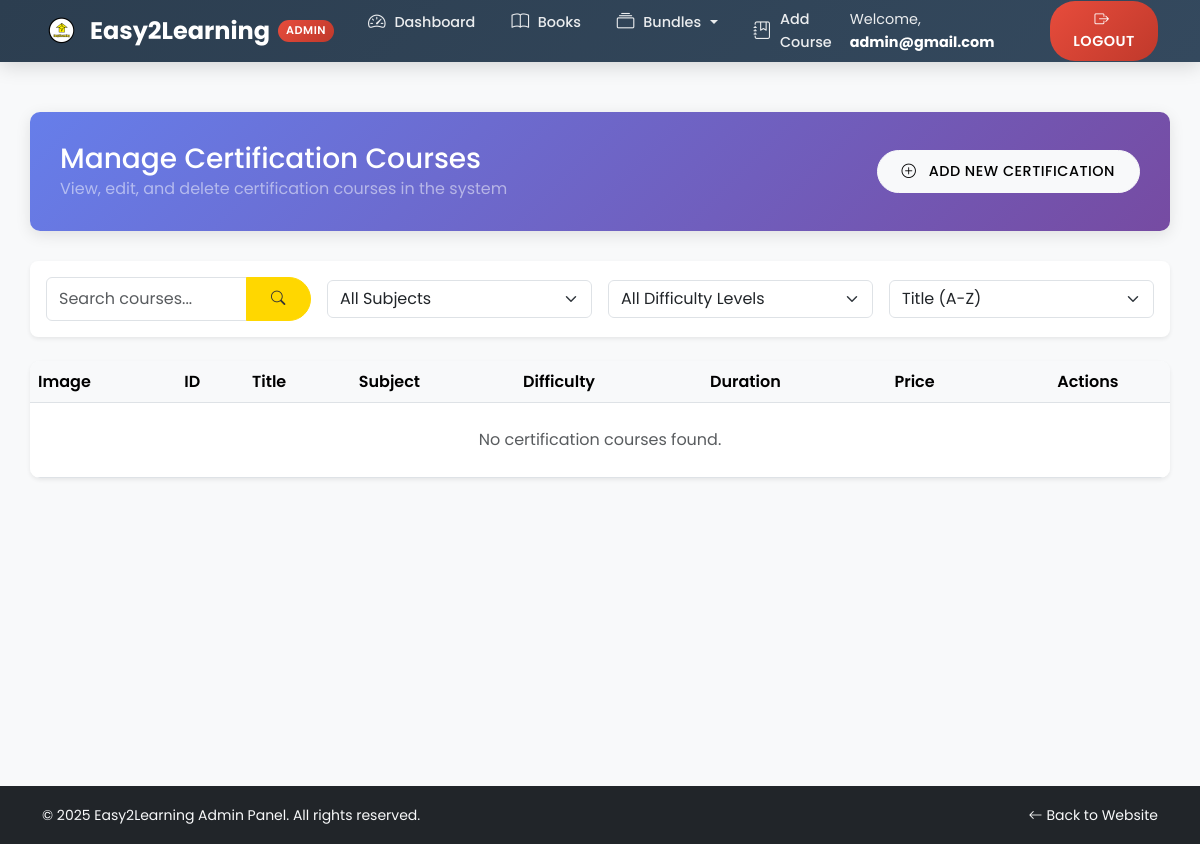
Before: /admin/manage-certifications (signed in) with the older database file.
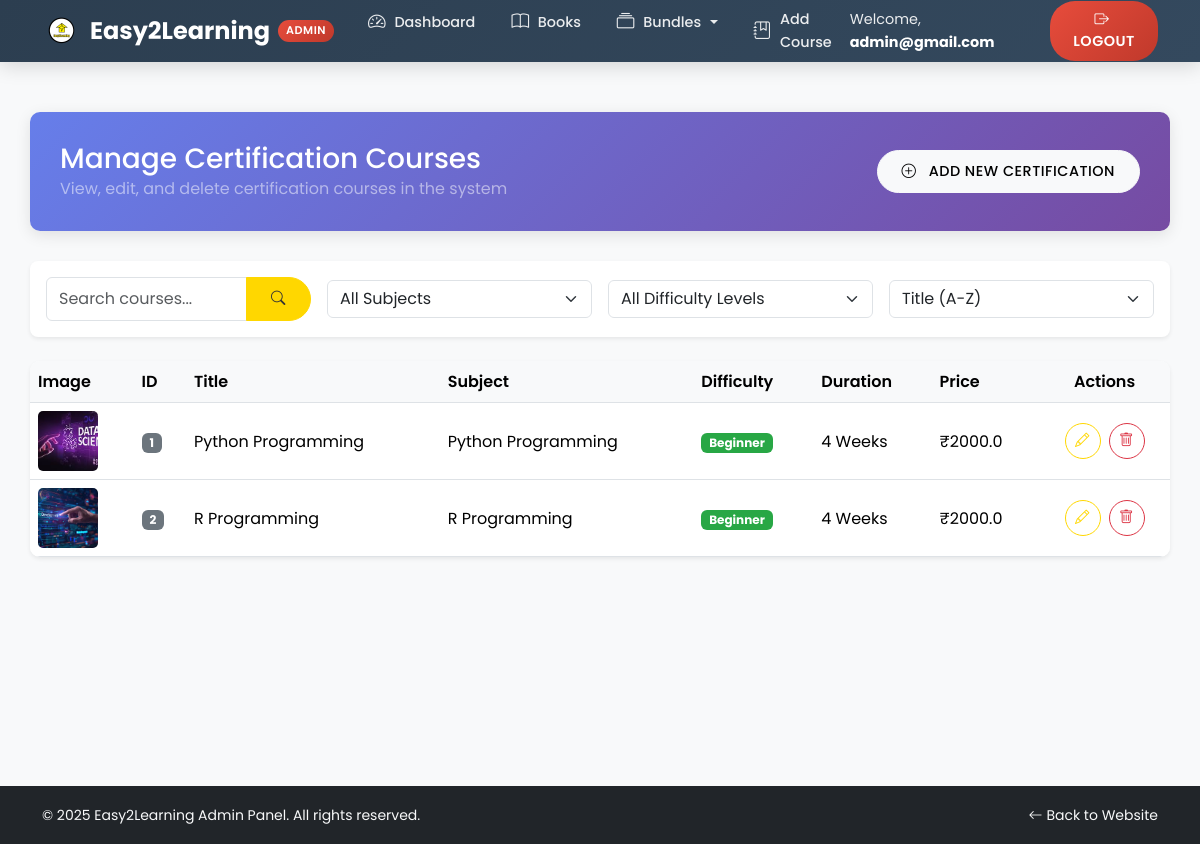
After: the same page with the newer database file.
### models.py (models this page shows)
class Course(db.Model):
    __tablename__ = 'courses'
    id = db.Column(db.Integer, primary_key=True)
    title = db.Column(db.String(100), nullable=False)
    description = db.Column(db.Text, nullable=True)
    is_popular = db.Column(db.Boolean, default=True)
    image = db.Column(db.String(255), nullable=True)  # Stores filename or file path
    price = db.Column(db.Float, nullable=False, default=0.0)
    is_certification = db.Column(db.Boolean, default=False)
    subject = db.Column(db.String(100), nullable=True)
    difficulty_level = db.Column(db.String(50), nullable=True)  # Beginner, Intermediate, Advanced
    duration = db.Column(db.String(50), nullable=True)  # e.g., "4 weeks", "2 months"
    teacher_id = db.Column(db.Integer, db.ForeignKey('teachers.id'), nullable=True)

### admin_routes.py (the view, shortened to what this page needs)
@admin_bp.route('/manage-certifications')
@admin_login_required
def manage_certifications():
    search = request.args.get('search', '')
    subject_filter = request.args.get('subject', '')
    difficulty_filter = request.args.get('difficulty', '')
    sort_by = request.args.get('sort', 'title_asc')
    query = Course.query.filter_by(is_certification=True)
    if subject_filter:
        query = query.filter(Course.subject == subject_filter)
    if difficulty_filter:
        query = query.filter(Course.difficulty_level == difficulty_filter)
    if sort_by == 'title_asc':
        query = query.order_by(Course.title.asc())
    elif sort_by == 'title_desc':
        query = query.order_by(Course.title.desc())
    elif sort_by == 'price_asc':
        query = query.order_by(Course.price.asc())
    elif sort_by == 'price_desc':
        query = query.order_by(Course.price.desc())
    certification_courses = query.all()
    subjects = db.session.query(Course.subject).filter(Course.is_certification == True, Course.subject != None).distinct().all()
    subjects = [subject[0] for subject in subjects if subject[0]]
    difficulty_levels = ['Beginner', 'Intermediate', 'Advanced']
    return render_template('admin/manage_certifications.html',
                           certification_courses=certification_courses,
                           subjects=subjects,
                           difficulty_levels=difficulty_levels)

### admin_routes.py (called while the page is built)
def admin_login_required(f):
    from functools import wraps
    @wraps(f)
    def decorated_function(*args, **kwargs):
        if 'admin_id' not in session:
            flash('Please log in as admin to access this page.', 'danger')
            return redirect(url_for('admin.login'))
        return f(*args, **kwargs)
    return decorated_function

### templates/admin/manage_certifications.html (shortened to what this page needs)
{% extends 'admin_base.html' %}
{% block content %}
<div class="container admin-dashboard">
  <div class="dashboard-header">
    <div class="row align-items-center">
      <div class="col">
        <h1 class="h3 mb-0">Manage Certification Courses</h1>
        <p class="mb-0 text-white-50">View, edit, and delete certification courses in the system</p>
      </div>
      <div class="col-auto">
        <a href="{{ url_for('admin.add_course') }}" class="btn btn-light">
          <i class="bi bi-plus-circle me-2"></i> Add New Certification
        </a>
      </div>
    </div>
  </div>
  <div class="card mb-4 shadow-sm">
    <div class="card-body">
      <form method="GET" action="{{ url_for('admin.manage_certifications') }}">
        <div class="row g-3 align-items-center">
          <div class="col-md-3">
            <div class="search-box">
              <div class="input-group">
                <input type="text" name="search" class="form-control" placeholder="Search courses..." value="{{ request.args.get('search', '') }}">
                <button class="btn btn-primary" type="submit">
                  <i class="bi bi-search"></i>
                </button>
              </div>
            </div>
          </div>
          <div class="col-md-3">
            <select name="subject" class="form-select">
              <option value="">All Subjects</option>
            </select>
          </div>
          <div class="col-md-3">
            <select name="difficulty" class="form-select">
              <option value="">All Difficulty Levels</option>
            </select>
          </div>
          <div class="col-md-3">
            <select name="sort" class="form-select">
              <option value="title_asc" {% if request.args.get('sort') == 'title_asc' %}selected{% endif %}>Title (A-Z)</option>
            </select>
          </div>
        </div>
      </form>
    </div>
  </div>
  <div class="card shadow-sm certification-table">
    <div class="card-body p-0">
      <div class="table-responsive">
        <table class="table table-hover mb-0 align-middle">
          <thead>
            <tr>
              <th>Image</th>
              <th>ID</th>
              <th>Title</th>
              <th>Subject</th>
              <th>Difficulty</th>
              <th>Duration</th>
              <th>Price</th>
              <th class="text-center">Actions</th>
            </tr>
          </thead>
          <tbody>
            {% if certification_courses %}
              {% for course in certification_courses %}
              <tr>
                <td>
                  <img src="{{ url_for('static', filename='uploads/courses/' + course.image) }}" alt="{{ course.title }}" class="course-image-thumbnail">
                </td>
                <td><span class="badge bg-secondary">{{ course.id }}</span></td>
                <td>{{ course.title }}</td>
                <td>{{ course.subject }}</td>
                <td>
                  {% if course.difficulty_level == 'Beginner' %}
                    <span class="badge badge-beginner">Beginner</span>
                  {% elif course.difficulty_level == 'Intermediate' %}
                    <span class="badge badge-intermediate">Intermediate</span>
                  {% elif course.difficulty_level == 'Advanced' %}
                    <span class="badge badge-advanced">Advanced</span>
                  {% endif %}
                </td>
                <td>{{ course.duration }}</td>
                <td>₹{{ course.price }}</td>
                <td class="text-center">
                  <div class="d-flex justify-content-center gap-2">
                    <a href="{{ url_for('admin.edit_certification', course_id=course.id) }}" class="btn btn-sm btn-outline-primary action-btn" title="Edit">
                      <i class="bi bi-pencil"></i>
                    </a>
                    <button type="button" class="btn btn-sm btn-outline-danger action-btn" data-bs-toggle="modal" data-bs-target="#deleteCourseModal{{ course.id }}" title="Delete">
                      <i class="bi bi-trash"></i>
                    </button>
                  </div>
                </td>
              </tr>
              {% endfor %}
            {% else %}
              <tr>
                <td colspan="8" class="text-center py-4">
                  <p class="text-muted mb-0">No certification courses found.</p>
                </td>
              </tr>
            {% endif %}
          </tbody>
        </table>
      </div>
    </div>
  </div>
</div>
{% endblock %}

### templates/admin_base.html (shortened to what this page needs)
<!DOCTYPE html>
<html lang="en">
<head>
  <link href="https://cdn.jsdelivr.net/npm/bootstrap@5.3.3/dist/css/bootstrap.min.css" rel="stylesheet">
  <link rel="stylesheet" href="https://cdn.jsdelivr.net/npm/bootstrap-icons@1.11.1/font/bootstrap-icons.css">
  <link href="/static/css/style.css" rel="stylesheet" />
</head>
<body class="d-flex flex-column min-vh-100">
  <nav class="navbar navbar-expand-lg admin-navbar sticky-top">
    <div class="container">
      <a class="navbar-brand d-flex align-items-center" href="{{ url_for('admin.dashboard') }}">
        <img src="/static/icons/logo.png" alt="Logo" width="40" height="40" class="me-2">
        <span class="brand-text2">Easy2Learning</span>
        <span class="admin-badge">Admin</span>
      </a>
      <div class="collapse navbar-collapse" id="adminNavbar">
        {% if session.get('admin_id') %}
        <ul class="navbar-nav me-auto">
          <li class="nav-item">
            <a class="nav-link" href="{{ url_for('admin.dashboard') }}">
              <i class="bi bi-speedometer2 me-1"></i>Dashboard
            </a>
          </li>
          <li class="nav-item">
            <a class="nav-link" href="{{ url_for('admin.manage_books') }}">
              <i class="bi bi-book me-1"></i>Books
            </a>
          </li>
          <li class="nav-item dropdown">
            <a class="nav-link dropdown-toggle" href="#" role="button" data-bs-toggle="dropdown">
              <i class="bi bi-collection me-1"></i>Bundles
            </a>
          </li>
          <li class="nav-item">
            <a class="nav-link" href="{{ url_for('admin.add_course') }}">
              <i class="bi bi-journal-bookmark me-1"></i>Add Course
            </a>
          </li>
        </ul>
        {% endif %}
        {% if session.get('admin_id') %}
        <div class="d-flex align-items-center">
          <span class="admin-welcome">
            Welcome, <strong>{{ session.get('admin_email', 'Admin') }}</strong>
          </span>
          <a href="{{ url_for('admin.admin_logout') }}" class="btn logout-btn">
            <i class="bi bi-box-arrow-right me-1"></i>Logout
          </a>
        </div>
        {% endif %}
      </div>
    </div>
  </nav>
  <main class="flex-grow-1 admin-content">
    {% block content %}{% endblock %}
  </main>
  <footer class="bg-dark text-light py-3 mt-auto">
    <div class="container">
      <div class="row align-items-center">
        <div class="col-md-6">
          <small>&copy; 2025 Easy2Learning Admin Panel. All rights reserved.</small>
        </div>
        <div class="col-md-6 text-md-end">
          <small>
            <a href="/" class="text-light text-decoration-none">
              <i class="bi bi-arrow-left me-1"></i>Back to Website
            </a>
          </small>
        </div>
      </div>
    </div>
  </footer>
</body>
</html>

### static/css/style.css (style rules this page uses)
:root { --primary: #FFD700; --primary-light: #e9e7dc; --primary-dark: #E6C200; --secondary:#333333 ; --secondary-light: #444444; --secondary-dark: #222222; --white: #FFFFFF; --light-gray: #F5F5F5; --medium-gray: #E0E0E0; --text-dark: #222222; --text-light: #666666; --transition: all 0.3s ease; --shadow-sm: 0 2px 4px rgba(0, 0, 0, 0.1); --shadow: 0 4px 6px rgba(0, 0, 0, 0.1); --shadow-lg: 0 10px 15px rgba(0, 0, 0, 0.1); --border-radius: 8px; }
body { font-family: 'Poppins', sans-serif; color: var(--text-dark); background-color: var(--light-gray); line-height: 1.6; overflow-x: hidden; }
.btn { border-radius: 30px; padding: 10px 24px; font-weight: 500; transition: var(--transition); text-transform: uppercase; letter-spacing: 0.5px; font-size: 0.9rem; }
.btn-primary { background-color: var(--primary); border-color: var(--primary); color: var(--secondary); }
.btn-outline-primary { border-color: var(--primary); color: var(--primary); }
.navbar { background: whitesmoke; box-shadow: var(--shadow); padding: 0; transition: var(--transition); }
.navbar-brand { font-weight: 700; }
.navbar-brand img { transition: var(--transition); }
.nav-link { color: var(--secondary); font-weight: 500; padding: 8px 16px; margin: 0 2px; border-radius: 20px; transition: var(--transition); }
.nav-link i { margin-right: 6px; }
.card { border: none; border-radius: var(--border-radius); overflow: hidden; transition: var(--transition); box-shadow: var(--shadow-sm); }
.navbar-brand { font-weight: 700; font-size: 1.5rem; color: white !important; transition: transform 0.3s ease; }
.navbar-nav .nav-link { color: #1c2328 !important; font-weight: 500; padding: 0.75rem 0.3rem !important; border-radius: 8px; transition: all 0.3s ease; margin: 0.1rem; display: flex; align-items: center; gap: 0.3rem; font-size: 0.9rem; flex-basis: content; }
.navbar-nav { flex-grow: 1; margin-left: 0 !important; }
.navbar-nav .nav-link i { font-size: 1.1rem; }

### templates/admin/manage_certifications.html (style rules this page uses)
.admin-dashboard { padding: 30px 0; }
.dashboard-header { background: linear-gradient(135deg, #667eea, #764ba2); color: white; padding: 30px; border-radius: 10px; margin-bottom: 30px; box-shadow: 0 4px 15px rgba(0,0,0,0.1); }
.certification-table { background-color: white; border-radius: 10px; box-shadow: 0 4px 15px rgba(0,0,0,0.05); overflow: hidden; }
.certification-table th { background-color: #f8f9fa; font-weight: 600; }
.action-btn { width: 36px; height: 36px; padding: 0; display: inline-flex; align-items: center; justify-content: center; border-radius: 50%; transition: all 0.2s; }
.course-image-thumbnail { width: 60px; height: 60px; object-fit: cover; border-radius: 5px; }
.search-box { max-width: 300px; }
.badge-beginner { background-color: #28a745; color: white; }

### templates/admin_base.html (style rules this page uses)
.admin-navbar { background: linear-gradient(135deg, #2c3e50 0%, #34495e 100%) !important; box-shadow: 0 4px 20px rgba(0,0,0,0.15); }
.admin-navbar .navbar-brand { color: #fff !important; font-weight: 700; }
.admin-navbar .brand-text2 { color: #fff !important; }
.admin-navbar .nav-link { color: rgba(255,255,255,0.9) !important; font-weight: 500; transition: all 0.3s ease; border-radius: 6px; margin: 0 2px; padding: 8px 16px !important; }
.admin-badge { background: linear-gradient(135deg, #e74c3c, #c0392b); color: white; font-size: 0.7rem; padding: 2px 8px; border-radius: 12px; margin-left: 8px; font-weight: 600; text-transform: uppercase; letter-spacing: 0.5px; }
.logout-btn { background: linear-gradient(135deg, #e74c3c, #c0392b) !important; border: none !important; color: white !important; font-weight: 600; border-radius: 25px !important; padding: 8px 20px !important; transition: all 0.3s ease; }
.admin-welcome { color: rgba(255,255,255,0.9); font-size: 0.9rem; margin-right: 15px; }
.admin-welcome strong { color: #fff; }
.admin-content { background: #f8f9fa; min-height: calc(100vh - 76px); padding-top: 20px; }

Changed rows visible on the page:
now on this page (row edited): Course: image (picture), id "1", title "Python Programming", subject "Python Programming", difficulty_level "Beginner", duration "4 Weeks", price "2000.0"
now on this page (row edited): Course: image (picture), id "2", title "R Programming", subject "R Programming", difficulty_level "Beginner", duration "4 Weeks", price "2000.0"
Other visible differences:
text no longer shown: "No certification courses found."
